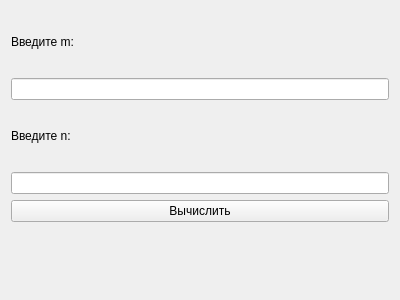
<?xml version="1.0" encoding="UTF-8"?>
<ui version="4.0">
  <class>MainWindow</class>
  <widget class="QWidget" name="MainWindow">
    <property name="geometry">
      <rect>
        <x>0</x>
        <y>0</y>
        <width>400</width>
        <height>300</height>
      </rect>
    </property>
    <property name="windowTitle">
      <string>Ackermann Function</string>
    </property>
    <layout class="QVBoxLayout" name="verticalLayout">
      <item>
        <widget class="QLabel" name="mLabel">
          <property name="text">
            <string>Введите m:</string>
          </property>
        </widget>
      </item>
      <item>
        <widget class="QLineEdit" name="mLineEdit"/>
      </item>
      <item>
        <widget class="QLabel" name="nLabel">
          <property name="text">
            <string>Введите n:</string>
          </property>
        </widget>
      </item>
      <item>
        <widget class="QLineEdit" name="nLineEdit"/>
      </item>
      <item>
        <widget class="QPushButton" name="calculateButton">
          <property name="text">
            <string>Вычислить</string>
          </property>
        </widget>
      </item>
      <item>
        <widget class="QLabel" name="resultLabel"/>
      </item>
    </layout>
  </widget>
  <resources/>
  <connections/>
</ui>
